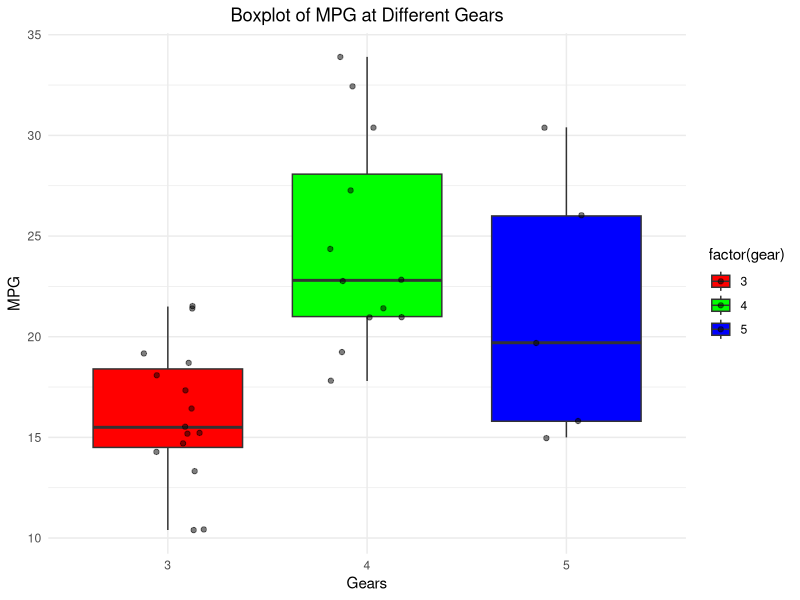

Source code (R):
## ---- chunk 1
# Set global chunk options
knitr::opts_chunk$set(echo = TRUE)
## ---- chunk 2

# Function to perform one-way ANOVA
one_way_anova <- function(response, group) {
  # Data preparation: create a data frame with the response and grouping variables.
  data <- data.frame(response, group)
  unique_groups <- unique(group)
  
  # Calculate the overall mean of the response variable.
  overall_mean <- mean(response)
  
  # Calculate sum of squares between groups (SSB)
  SSB <- sum(table(data$group) * (tapply(data$response, data$group, mean) - overall_mean)^2)
  
  # Calculate sum of squares within groups (SSW)
  SSW <- sum(tapply(data$response, data$group, function(x) sum((x - mean(x))^2)))
  
  # Degrees of freedom
  df_between <- length(unique_groups) - 1
  df_within <- length(response) - length(unique_groups)
  
  # Mean squares for between and within groups
  MS_between <- SSB / df_between
  MS_within <- SSW / df_within
  
  # Compute the F-statistic
  F <- MS_between / MS_within
  
  # Calculate the p-value from the F-distribution.
  p_value <- pf(F, df_between, df_within, lower.tail = FALSE)
  
  # Return the results as a list.
  return(list(F_statistic = F, 
              p_value = p_value, 
              df_between = df_between, 
              df_within = df_within))
}

## ---- chunk 3

# Load the mtcars dataset
data(mtcars)

# Apply the custom one-way ANOVA function on mpg and gear
result_custom_anova <- one_way_anova(mtcars$mpg, mtcars$gear)
print(result_custom_anova)

## ---- chunk 4

# Perform one-way ANOVA using the aov function
result_2 <- aov(mpg ~ factor(gear), data = mtcars)

# Display a summary of the ANOVA results
summary(result_2)

## ---- chunk 5

library(ggplot2)

# Create a boxplot with jittered points for each gear level
ggplot(mtcars, aes(x = factor(gear), y = mpg, fill = factor(gear))) +
  geom_boxplot() +
  geom_jitter(position = position_jitter(width = 0.2), alpha = 0.5) +
  # Add data points with slight horizontal jitter
  scale_fill_manual(values = c("red", "green", "blue")) +
  # Specify colors for each gear level
  labs(title = "Boxplot of MPG at Different Gears",
       x = "Gears",
       y = "MPG") +
  theme_minimal() +
  theme(
    plot.title = element_text(hjust = 0.5)  # Center the title
  )

